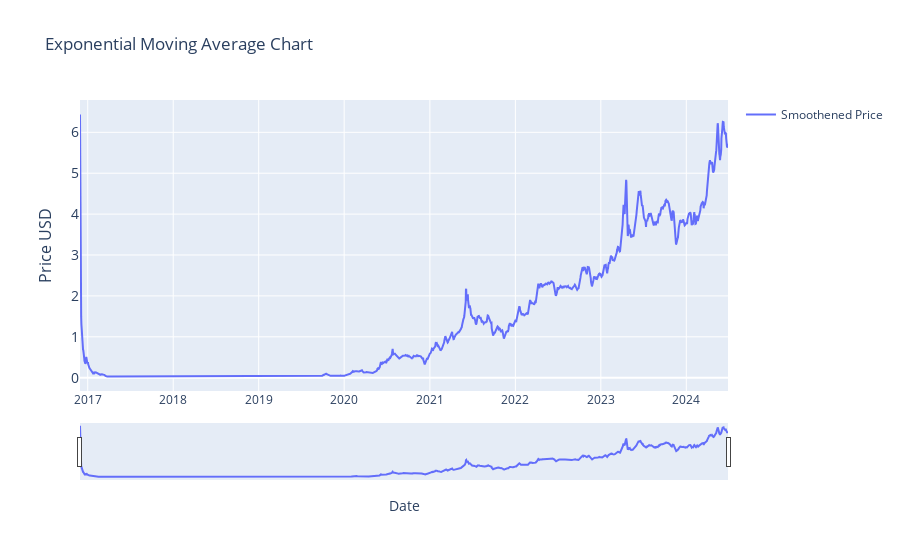

The cell this chart's notebook holds for it:
### Markdown cell above
### Exponential Moving Average

### Code cell
# Exponential Moving Average (EMA)  
 # | Part of Moving Averages (2) block

import plotly.graph_objects as go
import pandas as pd
from ipywidgets import interact, DatePicker
import numpy as np

# renames current item to df
df = current_item

# change span = to change smoothing factor/span for average.
df['smoothened_price'] = df['price_usd'].ewm(span=2, adjust=False).mean()
# Function to update the graph based on the selected date range
def update_graph(start_date, end_date):
    # Filtering the data based on the date range
    mask = (df.index >= pd.to_datetime(start_date)) & (df.index <= pd.to_datetime(end_date))
    filtered_data = df.loc[mask]

    # Creating the plot
    fig = go.Figure()
    fig.add_trace(go.Scatter(x=filtered_data.index, y=filtered_data['smoothened_price'], mode='lines', name='Smoothened Price'))

    # Formatting
    fig.update_layout(
        title='Exponential Moving Average Chart',
        xaxis_title='Date',
        yaxis_title='Price USD',
        yaxis=dict(
            title='Price USD',
            titlefont_size=16,
            tickfont_size=14,
        ),
        xaxis=dict(  # Added lines for range slider
            rangeslider=dict(
                visible=True
            ),
            type="date"
        ),
        showlegend=True

        )
    
    fig.show()

# Creating interactive widgets for date selection
start_date_picker = DatePicker(description='Start Date', value=START_DATE)
end_date_picker = DatePicker(description='End Date', value=END_DATE)

# Display the interactive widget
interact(update_graph, start_date=start_date_picker, end_date=end_date_picker)

### Figure 1 — Plotly figure (JSON) as saved in the notebook; plotly's stock layout.template omitted (floating-point values rounded to 4 significant figures; data arrays with more than 128 entries replaced by an {"elided": "..."} marker saying what was removed)
{"data": [{"mode": "lines", "name": "Smoothened Price", "type": "scatter", "x": {"elided": "2768 str values"}, "y": {"elided": "2768 float values"}}], "layout": {"showlegend": true, "title": {"text": "Exponential Moving Average Chart"}, "xaxis": {"rangeslider": {"visible": true}, "title": {"text": "Date"}, "type": "date"}, "yaxis": {"tickfont": {"size": 14}, "title": {"font": {"size": 16}, "text": "Price USD"}}}}
